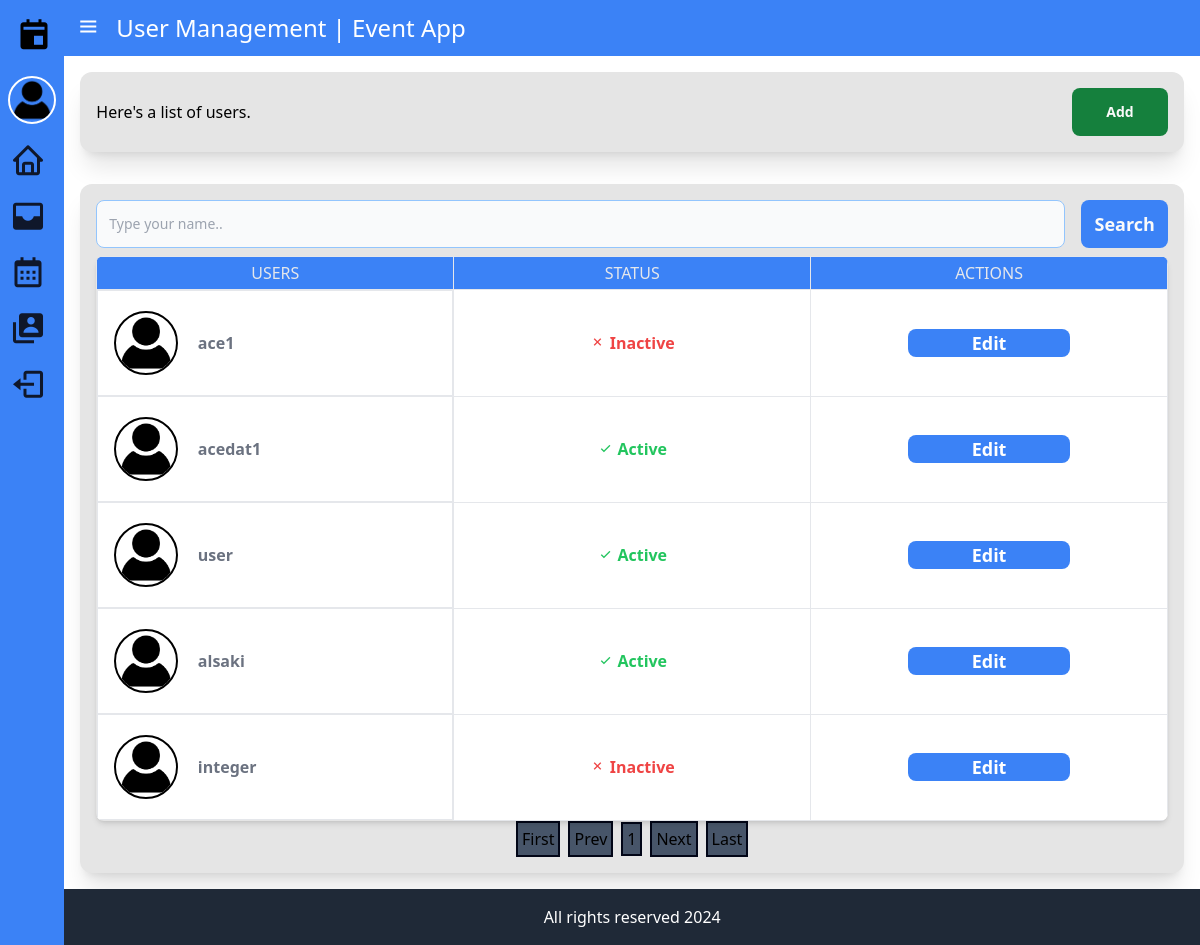
/app/admin/user_management.php, run on the app's committed database.
### tables this page shows
CREATE TABLE `users` (
  `id` int NOT NULL AUTO_INCREMENT,
  `username` varchar(48) DEFAULT NULL,
  `name` varchar(48) DEFAULT NULL,
  `is_active` tinyint(1) DEFAULT '0',
  `remarks` text,
  `user_role` int DEFAULT NULL,
  `passwd` varchar(255) DEFAULT NULL,
  PRIMARY KEY (`id`)
);

### app/global_components/account.php (called while the page is built, shortened)
<?php
include_once "./../../proj_info.php";
function user_lists($is_command_only) {
	global $db_conn;
	$sql_cmd = "SELECT
					users.id,
					users.username,
					users.is_active,
					user_roles.role_name,
					user_roles.color,
					user_roles.bg_color
				FROM
					users
				INNER JOIN
					user_roles
				ON users.user_role = user_roles.id;";
	if ($is_command_only) {
		return $sql_cmd;
	} else {
		$result = $db_conn->query($sql_cmd);
		return $result;
	}
}

### proj_info.php (called while the page is built, shortened)
<?php
$proj_current_year = date('Y');
?>

### app/admin/user_management.php (the view, shortened to what this page needs)
<?php
include_once("./components/module.php");
include_once("./../global_components/account.php");
include_once "./../global_components/pagination.php";
$page_full_name = page_full_name();
$sql_users = user_lists(true);
$limit = 10;
if (isset($_GET['page']) && is_numeric($_GET['page'])) {
  $records = paginate($db_conn, $sql_users, $_GET['page'], $limit);
} else {
  $records = paginate($db_conn, $sql_users, 0, $limit);
}
?>
<!DOCTYPE html>
<html lang="en">
<head>
  <?php global_style(); ?>
</head>
<body class="b-body">
  <div class="slide-panel" id="sidebar-content">
    <?php sidebar_init(); ?>
  </div>
  <div class="main-content">
    <?php global_header($page_full_name, $proj_name); ?>
    <main class="flex flex-col w-full h-full m-h-screen">
      <?php dialog_user_add(); ?>
      <div class="p-base">
        <?php search_bar(); ?>
        <div class="relative overflow-hidden shadow-md rounded-lg" bis_skin_checked="1">
          <table class="table-fixed w-full text-left">
            <thead class="uppercase bg-blue-500 text-[#e5e7eb]">
              <tr>
                <td class="py-1 border text-center p-4">Users</td>
                <td class="py-1 border text-center p-4">STATUS</td>
                <td class="py-1 border text-center p-4k">ACTIONS</td>
              </tr>
            </thead>
            <tbody class="bg-white text-gray-500">
              <?php if ($records['records']->num_rows > 0) : ?>
              <?php while ($row = $records['records']->fetch_assoc()) : ?>
                <?php
                  $user_id = $row['id'];
                  $username = $row['username'];
                  $is_active = $row['is_active'];
                  $status = $is_active == 1 ? "Active" : "Inactive";
                  $status_color = $is_active == 1 ? "text-green-500" : "text-red-500";
                  $status_icon = $is_active == 1 ? "bx-check" : "bx-x";
                ?>
                <tr class="py-5">
                  <td class="flex flex-row items-center py-5 border text-center font-bold p-4">
                    <img class="w-16 h-16 rounded-full mr-5 border-2 border-black" src="./../global_assets/img/default_user.png" alt="<?php echo $username; ?>">
                    <span><?php echo $username; ?></span>
                  </td>
                  <td class="py-5 border text-center font-bold p-4">
                    <span class="<?php echo $status_color; ?>">
                      <i class='bx <?php echo $status_icon; ?>'></i>
                      <span><?php echo $status; ?></span>
                    </span>
                  </td>
                  <td class="py-5 border text-center font-bold p-4">
                    <a href="./edit_user.php?id=<?php echo $user_id; ?>" class="btn-common h-full w-full block md:h-1/2 md:w-1/2 " style="margin: 0 auto;">Edit</a>
                  </td>
                </tr>
              <?php endwhile; ?>
              <?php else : ?>
                <tr>
                  <td class="py-5 border text-center font-bold p-4">No users available.</td>
                </tr>
              <?php endif; ?>
            </tbody>
          </table>
        </div>
        <div class="flex flex-row text-center items-center justify-center">
          <?php paginate_init($records); ?>
        </div>
      </div>
    </main>
    <?php global_footer(); ?>
  </div>
</body>
</html>

### app/global_components/materials.php (shortened to what this page needs)
<?php
function global_style() {
?>
  <link href="../global_assets/css/output.css" rel="stylesheet">
  <link href='https://unpkg.com/boxicons@2.1.4/css/boxicons.min.css' rel='stylesheet'>
<?php
}
?>

### app/global_components/sidebar.php (shortened to what this page needs)
<?php
function sidebar_init() {
?>
<div class="sidebar-top">
  <div class="text-4xl p-4 w-full flex flex-row">
    <i class='bx bxs-calendar-event'></i>
  </div>
</div>
<div class="slide-profile focus:bg-slate-400" onclick="window.location.href='./profile.php'">
  <img class="slide_profile_img" src="./../global_assets/img/default_user.png" alt="me">
</div>
<ul class="bg-inherit text-slate-900 dark:bg-inherit dark:text-white">
  <li class="slide-list">
    <a class="w-full flex flex-direction" href="./index.php">
      <i class="text-4xl bx bx-home"></i>
    </a>
  </li>
  <li class="slide-list">
    <a class="w-full flex flex-direction" href="./posts.php">
      <i class="text-4xl bx bxs-inbox"></i>
    </a>
  </li>
  <li class="slide-list">
    <a class="w-full flex flex-direction" href="./calendar.php">
      <i class="text-4xl bx bx-calendar"></i>
    </a>
  </li>
  <li class="slide-list">
    <a class="w-full flex flex-direction" href="./user_management.php">
      <i class="text-4xl bx bxs-user-account"></i>
    </a>
  </li>
  <li class="slide-list">
    <a class="w-full flex flex-direction" href="./../login/components/logout.php">
      <i class="text-4xl bx bx-log-out"></i>
    </a>
  </li>
</ul>
<?php
}
?>

### app/global_components/header.php
<?php
function global_header($page_name) {
?>
    <header class="navigator-header btn-slide">
        <a class="p-2 text-2xl hover-action" id="btn-menu-list" onclick="slideOpen()"><i class='bx bx-menu'></i></a>
        <h1 class="p-2 text-2xl"><?php echo $page_name ?></h1>
    </header>
<?php
}
?>

### app/admin/components/module.php (shortened to what this page needs)
<?php
  include "./../../proj_info.php";
?>
<?php
function dialog_user_add() {
?>
<div class="p-base flex flex-row justify-between items-center">
  <p>Here's a list of users.</p>
  <button class="btn-accept-1" onclick="window.location.href='./add_user.php'">Add</button>
</div>
<?php
}
?>

### app/global_components/dialog.php (shortened to what this page needs)
<?php
function search_bar() {
?>
<div class="flex flex-row pb-2 space-x-4">
    <input class="p-textbox" placeholder="Type your name..">
        <button class="btn-search-1">Search</button>
</div>
<?php
}
?>

### app/global_components/pagination.php
<?php
include_once './../../proj_info.php';
function paginate_init($records) {
?>
	<a class="paginate-btn" href="?page=1">First</a>
	<?php if (isset($_GET['page']) && is_numeric($_GET['page']) && $_GET['page'] > 1): ?>
			<a class="paginate-btn" href="?page=<?php echo $_GET['page'] - 1; ?>">Prev</a>
	<?php else: ?>
			<a class="paginate-btn" href="?page=1">Prev</a>
	<?php endif; ?>
	<div class="hidden md:block page-numbers">
			<?php
			$currentPage = isset($_GET['page']) ? (int)$_GET['page'] : 1;
			$totalPages = $records['total_pages'];
			$range = 2;
			$startPage = max(1, $currentPage - $range);
			$endPage = min($totalPages, $currentPage + $range);
			for ($i = $startPage; $i <= $endPage; $i++) : ?>
					<a class="paginate-btn" href="?page=<?php echo $i; ?>"><?php echo $i; ?></a>
			<?php endfor; ?>
	</div>
	<?php if (isset($_GET['page']) && is_numeric($_GET['page']) && $_GET['page'] < $records['total_pages']): ?>
			<a class="paginate-btn" href="?page=<?php echo $_GET['page'] + 1; ?>">Next</a>
	<?php else: ?>
			<a class="paginate-btn" href="?page=<?php echo $currentPage + 1; ?>">Next</a>
	<?php endif; ?>
	<a class="paginate-btn" href="?page=<?php echo $totalPages; ?>">Last</a>
	<?php
}
?>
<?php
function paginate($conn, $sql, $start, $limit) {
	if (isset($_GET['page']) && is_numeric($_GET['page'])) {
		$page = $_GET['page'];
	} else {
		$page = 1;
	}
	$start_point = ($page - 1) * $limit;
	$records = $conn->query($sql);
	$nr_rows = $records->num_rows;
	$pages = ceil($nr_rows / $limit);
	if (substr($sql, -1) == ";") {
		$sql = substr($sql, 0, -1);
	}
	$sql .= " LIMIT $start_point, $limit;";
	$records = $conn->query($sql);
	return array(
		'records' => $records,
		'total_pages' => $pages,
		'current_page' => $page);
}
?>

### app/global_components/footer.php (shortened to what this page needs)
<?php
function global_footer() {
    global $proj_current_year;
?>
    <footer class="bg-gray-800 text-white p-4 p-footer" id="p-footer">
        <p>All rights reserved <?php echo $proj_current_year ?></p>
    </footer>
<?php
}
?>

### data on the page
users: username "ace1", is_active "Inactive"
users: username "acedat1", is_active "Active"
users: username (placeholder picture), username "user", is_active "Active"
users: username "alsaki", is_active "Active"
users: username "integer", is_active "Inactive"

### other printed values
$page_name "User Management | Event App"
